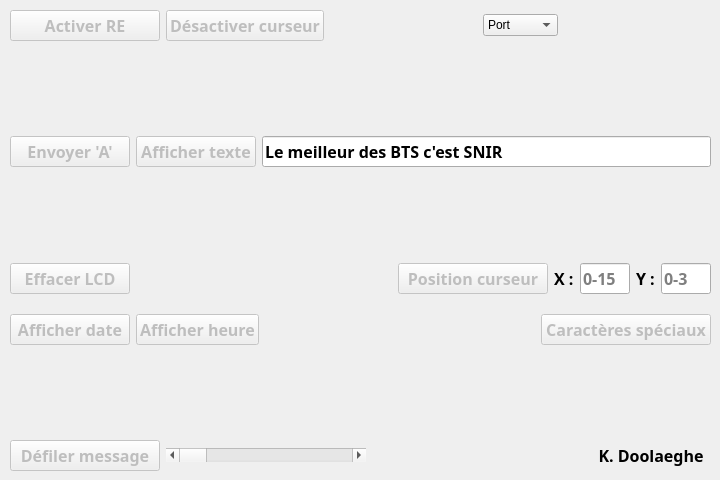
<?xml version="1.0" encoding="UTF-8"?>
<ui version="4.0">
 <class>MainWindow</class>
 <widget class="QMainWindow" name="MainWindow">
  <property name="geometry">
   <rect>
    <x>0</x>
    <y>0</y>
    <width>720</width>
    <height>480</height>
   </rect>
  </property>
  <property name="minimumSize">
   <size>
    <width>720</width>
    <height>480</height>
   </size>
  </property>
  <property name="maximumSize">
   <size>
    <width>720</width>
    <height>480</height>
   </size>
  </property>
  <property name="windowTitle">
   <string>TP afficheur LCD port COM RS232</string>
  </property>
  <widget class="QWidget" name="centralWidget">
   <property name="minimumSize">
    <size>
     <width>720</width>
     <height>480</height>
    </size>
   </property>
   <widget class="QWidget" name="verticalLayoutWidget">
    <property name="geometry">
     <rect>
      <x>0</x>
      <y>0</y>
      <width>721</width>
      <height>481</height>
     </rect>
    </property>
    <layout class="QVBoxLayout" name="verticalLayout">
     <property name="spacing">
      <number>20</number>
     </property>
     <property name="leftMargin">
      <number>10</number>
     </property>
     <property name="topMargin">
      <number>10</number>
     </property>
     <property name="rightMargin">
      <number>10</number>
     </property>
     <property name="bottomMargin">
      <number>10</number>
     </property>
     <item>
      <layout class="QHBoxLayout" name="horizontalLayout_5">
       <item>
        <widget class="QPushButton" name="pushButton_desactive_re">
         <property name="enabled">
          <bool>false</bool>
         </property>
         <property name="minimumSize">
          <size>
           <width>150</width>
           <height>0</height>
          </size>
         </property>
         <property name="font">
          <font>
           <family>Segoe UI Semibold</family>
           <pointsize>12</pointsize>
           <weight>75</weight>
           <bold>true</bold>
          </font>
         </property>
         <property name="text">
          <string>Activer RE</string>
         </property>
         <property name="checkable">
          <bool>false</bool>
         </property>
         <property name="checked">
          <bool>false</bool>
         </property>
        </widget>
       </item>
       <item>
        <widget class="QPushButton" name="pushButton_active_cur">
         <property name="enabled">
          <bool>false</bool>
         </property>
         <property name="minimumSize">
          <size>
           <width>150</width>
           <height>0</height>
          </size>
         </property>
         <property name="font">
          <font>
           <family>Segoe UI Semibold</family>
           <pointsize>12</pointsize>
           <weight>75</weight>
           <bold>true</bold>
          </font>
         </property>
         <property name="text">
          <string>Désactiver curseur</string>
         </property>
        </widget>
       </item>
       <item>
        <spacer name="horizontalSpacer_2">
         <property name="orientation">
          <enum>Qt::Horizontal</enum>
         </property>
         <property name="sizeHint" stdset="0">
          <size>
           <width>40</width>
           <height>20</height>
          </size>
         </property>
        </spacer>
       </item>
       <item>
        <widget class="QComboBox" name="comboBox_port">
         <property name="minimumSize">
          <size>
           <width>75</width>
           <height>0</height>
          </size>
         </property>
         <property name="maximumSize">
          <size>
           <width>75</width>
           <height>16777215</height>
          </size>
         </property>
         <property name="currentText">
          <string>Port</string>
         </property>
         <property name="currentIndex">
          <number>0</number>
         </property>
         <item>
          <property name="text">
           <string>Port</string>
          </property>
         </item>
         <item>
          <property name="text">
           <string>COM1</string>
          </property>
         </item>
         <item>
          <property name="text">
           <string>COM2</string>
          </property>
         </item>
         <item>
          <property name="text">
           <string>COM3</string>
          </property>
         </item>
         <item>
          <property name="text">
           <string>COM4</string>
          </property>
         </item>
        </widget>
       </item>
       <item>
        <spacer name="horizontalSpacer_3">
         <property name="orientation">
          <enum>Qt::Horizontal</enum>
         </property>
         <property name="sizeHint" stdset="0">
          <size>
           <width>40</width>
           <height>20</height>
          </size>
         </property>
        </spacer>
       </item>
      </layout>
     </item>
     <item>
      <spacer name="verticalSpacer_2">
       <property name="orientation">
        <enum>Qt::Vertical</enum>
       </property>
       <property name="sizeHint" stdset="0">
        <size>
         <width>20</width>
         <height>40</height>
        </size>
       </property>
      </spacer>
     </item>
     <item>
      <layout class="QHBoxLayout" name="horizontalLayout_4">
       <item>
        <widget class="QPushButton" name="pushButton_envoyer_a">
         <property name="enabled">
          <bool>false</bool>
         </property>
         <property name="minimumSize">
          <size>
           <width>120</width>
           <height>0</height>
          </size>
         </property>
         <property name="font">
          <font>
           <family>Segoe UI Semibold</family>
           <pointsize>12</pointsize>
           <weight>75</weight>
           <bold>true</bold>
          </font>
         </property>
         <property name="text">
          <string>Envoyer 'A'</string>
         </property>
        </widget>
       </item>
       <item>
        <widget class="QPushButton" name="pushButton_afficher_texte">
         <property name="enabled">
          <bool>false</bool>
         </property>
         <property name="minimumSize">
          <size>
           <width>120</width>
           <height>0</height>
          </size>
         </property>
         <property name="font">
          <font>
           <family>Segoe UI Semibold</family>
           <pointsize>12</pointsize>
           <weight>75</weight>
           <bold>true</bold>
          </font>
         </property>
         <property name="text">
          <string>Afficher texte</string>
         </property>
        </widget>
       </item>
       <item>
        <widget class="QLineEdit" name="lineEdit_texte">
         <property name="font">
          <font>
           <family>Segoe UI Semibold</family>
           <pointsize>12</pointsize>
           <weight>75</weight>
           <bold>true</bold>
          </font>
         </property>
         <property name="text">
          <string>Le meilleur des BTS c'est SNIR</string>
         </property>
         <property name="dragEnabled">
          <bool>false</bool>
         </property>
         <property name="placeholderText">
          <string>Le meilleur des BTS c'est SNIR</string>
         </property>
        </widget>
       </item>
      </layout>
     </item>
     <item>
      <spacer name="verticalSpacer">
       <property name="orientation">
        <enum>Qt::Vertical</enum>
       </property>
       <property name="sizeHint" stdset="0">
        <size>
         <width>20</width>
         <height>40</height>
        </size>
       </property>
      </spacer>
     </item>
     <item>
      <layout class="QHBoxLayout" name="horizontalLayout_3">
       <item>
        <widget class="QPushButton" name="pushButton_effacer_lcd">
         <property name="enabled">
          <bool>false</bool>
         </property>
         <property name="minimumSize">
          <size>
           <width>120</width>
           <height>0</height>
          </size>
         </property>
         <property name="font">
          <font>
           <family>Segoe UI Semibold</family>
           <pointsize>12</pointsize>
           <weight>75</weight>
           <bold>true</bold>
          </font>
         </property>
         <property name="text">
          <string>Effacer LCD</string>
         </property>
        </widget>
       </item>
       <item>
        <spacer name="horizontalSpacer_4">
         <property name="orientation">
          <enum>Qt::Horizontal</enum>
         </property>
         <property name="sizeHint" stdset="0">
          <size>
           <width>40</width>
           <height>20</height>
          </size>
         </property>
        </spacer>
       </item>
       <item>
        <widget class="QPushButton" name="pushButton_pos_cur">
         <property name="enabled">
          <bool>false</bool>
         </property>
         <property name="minimumSize">
          <size>
           <width>150</width>
           <height>0</height>
          </size>
         </property>
         <property name="font">
          <font>
           <family>Segoe UI Semibold</family>
           <pointsize>12</pointsize>
           <weight>75</weight>
           <bold>true</bold>
          </font>
         </property>
         <property name="text">
          <string>Position curseur</string>
         </property>
        </widget>
       </item>
       <item>
        <widget class="QLabel" name="label_x">
         <property name="font">
          <font>
           <family>Segoe UI Semibold</family>
           <pointsize>12</pointsize>
           <weight>75</weight>
           <bold>true</bold>
          </font>
         </property>
         <property name="text">
          <string>X :</string>
         </property>
        </widget>
       </item>
       <item>
        <widget class="QLineEdit" name="lineEdit_X">
         <property name="minimumSize">
          <size>
           <width>50</width>
           <height>0</height>
          </size>
         </property>
         <property name="maximumSize">
          <size>
           <width>50</width>
           <height>16777215</height>
          </size>
         </property>
         <property name="font">
          <font>
           <family>Segoe UI Semibold</family>
           <pointsize>12</pointsize>
           <weight>75</weight>
           <bold>true</bold>
          </font>
         </property>
         <property name="cursorPosition">
          <number>0</number>
         </property>
         <property name="placeholderText">
          <string>0-15</string>
         </property>
        </widget>
       </item>
       <item>
        <widget class="QLabel" name="label_y">
         <property name="font">
          <font>
           <family>Segoe UI Semibold</family>
           <pointsize>12</pointsize>
           <weight>75</weight>
           <bold>true</bold>
          </font>
         </property>
         <property name="text">
          <string>Y :</string>
         </property>
        </widget>
       </item>
       <item>
        <widget class="QLineEdit" name="lineEdit_Y">
         <property name="minimumSize">
          <size>
           <width>50</width>
           <height>0</height>
          </size>
         </property>
         <property name="maximumSize">
          <size>
           <width>50</width>
           <height>16777215</height>
          </size>
         </property>
         <property name="font">
          <font>
           <family>Segoe UI Semibold</family>
           <pointsize>12</pointsize>
           <weight>75</weight>
           <bold>true</bold>
          </font>
         </property>
         <property name="placeholderText">
          <string>0-3</string>
         </property>
        </widget>
       </item>
      </layout>
     </item>
     <item>
      <layout class="QHBoxLayout" name="horizontalLayout_2">
       <item>
        <widget class="QPushButton" name="pushButton_afficher_date">
         <property name="enabled">
          <bool>false</bool>
         </property>
         <property name="minimumSize">
          <size>
           <width>120</width>
           <height>0</height>
          </size>
         </property>
         <property name="font">
          <font>
           <family>Segoe UI Semibold</family>
           <pointsize>12</pointsize>
           <weight>75</weight>
           <bold>true</bold>
          </font>
         </property>
         <property name="text">
          <string>Afficher date</string>
         </property>
        </widget>
       </item>
       <item>
        <widget class="QPushButton" name="pushButton_afficher_heure">
         <property name="enabled">
          <bool>false</bool>
         </property>
         <property name="minimumSize">
          <size>
           <width>120</width>
           <height>0</height>
          </size>
         </property>
         <property name="font">
          <font>
           <family>Segoe UI Semibold</family>
           <pointsize>12</pointsize>
           <weight>75</weight>
           <bold>true</bold>
          </font>
         </property>
         <property name="text">
          <string>Afficher heure</string>
         </property>
        </widget>
       </item>
       <item>
        <spacer name="horizontalSpacer">
         <property name="orientation">
          <enum>Qt::Horizontal</enum>
         </property>
         <property name="sizeHint" stdset="0">
          <size>
           <width>40</width>
           <height>20</height>
          </size>
         </property>
        </spacer>
       </item>
       <item>
        <widget class="QPushButton" name="pushButton_car_spe">
         <property name="enabled">
          <bool>false</bool>
         </property>
         <property name="minimumSize">
          <size>
           <width>170</width>
           <height>0</height>
          </size>
         </property>
         <property name="font">
          <font>
           <family>Segoe UI Semibold</family>
           <pointsize>12</pointsize>
           <weight>75</weight>
           <bold>true</bold>
          </font>
         </property>
         <property name="text">
          <string>Caractères spéciaux</string>
         </property>
        </widget>
       </item>
      </layout>
     </item>
     <item>
      <spacer name="verticalSpacer_3">
       <property name="orientation">
        <enum>Qt::Vertical</enum>
       </property>
       <property name="sizeHint" stdset="0">
        <size>
         <width>20</width>
         <height>40</height>
        </size>
       </property>
      </spacer>
     </item>
     <item>
      <layout class="QHBoxLayout" name="horizontalLayout">
       <item>
        <widget class="QPushButton" name="pushButton_defiler">
         <property name="enabled">
          <bool>false</bool>
         </property>
         <property name="minimumSize">
          <size>
           <width>150</width>
           <height>0</height>
          </size>
         </property>
         <property name="font">
          <font>
           <family>Segoe UI Semibold</family>
           <pointsize>12</pointsize>
           <weight>75</weight>
           <bold>true</bold>
          </font>
         </property>
         <property name="text">
          <string>Défiler message</string>
         </property>
        </widget>
       </item>
       <item>
        <widget class="QScrollBar" name="horizontalScrollBar_defiler">
         <property name="minimumSize">
          <size>
           <width>200</width>
           <height>0</height>
          </size>
         </property>
         <property name="maximumSize">
          <size>
           <width>200</width>
           <height>16777215</height>
          </size>
         </property>
         <property name="minimum">
          <number>1</number>
         </property>
         <property name="maximum">
          <number>100</number>
         </property>
         <property name="orientation">
          <enum>Qt::Horizontal</enum>
         </property>
        </widget>
       </item>
       <item>
        <spacer name="horizontalSpacer_5">
         <property name="orientation">
          <enum>Qt::Horizontal</enum>
         </property>
         <property name="sizeHint" stdset="0">
          <size>
           <width>40</width>
           <height>20</height>
          </size>
         </property>
        </spacer>
       </item>
       <item>
        <widget class="QLabel" name="label_auteur">
         <property name="minimumSize">
          <size>
           <width>120</width>
           <height>0</height>
          </size>
         </property>
         <property name="maximumSize">
          <size>
           <width>120</width>
           <height>16777215</height>
          </size>
         </property>
         <property name="font">
          <font>
           <family>Segoe UI Semibold</family>
           <pointsize>12</pointsize>
           <weight>75</weight>
           <bold>true</bold>
          </font>
         </property>
         <property name="text">
          <string>K. Doolaeghe</string>
         </property>
         <property name="alignment">
          <set>Qt::AlignCenter</set>
         </property>
        </widget>
       </item>
      </layout>
     </item>
    </layout>
   </widget>
  </widget>
 </widget>
 <layoutdefault spacing="6" margin="11"/>
 <resources/>
 <connections/>
</ui>
